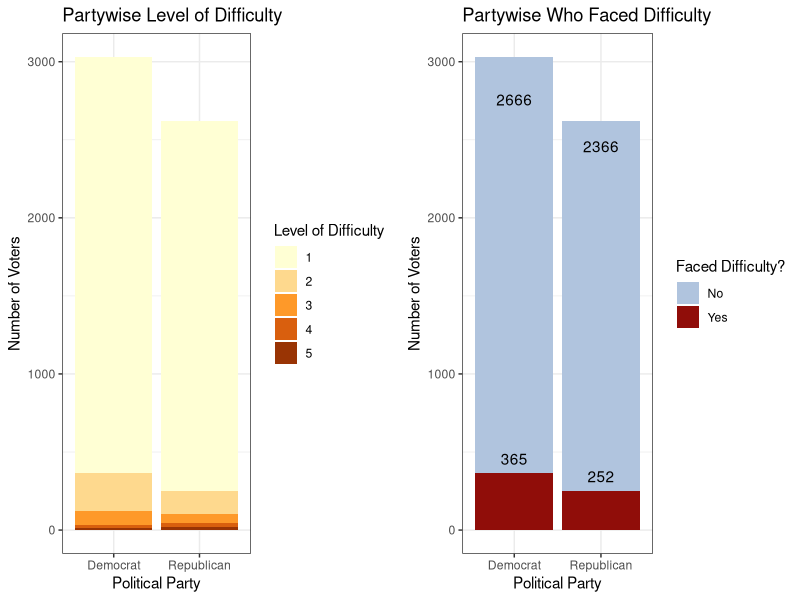

Write R code to recreate this figure.
## ---- chunk 1
knitr::opts_chunk$set(echo = TRUE)
## ---- chunk 2
install.packages("kableExtra")
## ---- chunk 3
library(plyr)
library(dplyr)
library(ggplot2) 
library(knitr)
library(tidyverse) 
library(haven)
library(gridExtra)
library(kableExtra)
theme_set(theme_bw())
options(tinytex.verbose = TRUE)
## ---- chunk 4
# The analysis consumes clean and processed data generated by a pipeline process. The process consumes a huge data set, cleans it and processes it to make it usable for the analysis. In order to have a streamlined and optimal process, we have created a data pipeline which is run once every election year and the clean and processed data is used every time the analysis is conducted. This saves us a lot of time and resources.

ANES <- read_csv("anes.csv")
head(ANES)
## ---- chunk 5
tbl <- table(ANES$Political_Party)
tbl_p <- prop.table(tbl)


df <- data.frame(tbl, tbl_p)
df <- subset(df, select=-c(Var1.1))
df <- df %>% 
  rename(
    Party = Var1,
    Frequency = Freq,
    Proportion = Freq.1,
    )

summary_table <- kable(
  df
  , digits = 2
  , caption = 'Distribution of Political Party'
  , booktabs = TRUE
  # , latex_options = "HOLD_position"
  ) %>%
kable_styling(latex_options = "HOLD_position")
summary_table

## ---- chunk 6
ANES_mean <- ANES %>%
  mutate(
    Voting_Level_Difficulty_Code = case_when(
      Voting_Level_Difficulty_Code > 1 ~ 1,
      Voting_Level_Difficulty_Code == 1 ~ 0,
      )
    )
## ---- chunk 7

plt1 <- ggplot(data = ANES_mean, aes( y = Political_Party, fill =  factor(Voting_Level_Difficulty_Code) ))  +  
    geom_bar() + coord_flip() + scale_fill_manual(values=c("#D3D3D3", "#900d09"))+ labs(title = "Partywise Who Faced Difficulty", x = "Number of Voters", y = "Political Party",fill="Level of Difficulty") + geom_text(stat='count',aes(label=..count..),vjust=-0.7)+labs( fill = "Faced Difficulty?") +scale_fill_manual(values=c("#B0C4DE", "#900d09"), labels = c("No", "Yes"))
## ---- chunk 8
plt2 <- ggplot(data = ANES, aes( y = Political_Party, fill =  factor(Voting_Level_Difficulty_Code) ))  +  
    geom_bar() + coord_flip() + scale_fill_brewer(palette = 17)+ labs(title = "Partywise Level of Difficulty", x = "Number of Voters", y = "Political Party",fill="Level of Difficulty")

## ---- chunk 9
grid.arrange(plt2, plt1, ncol=2)
## ---- chunk 10

t.test(ANES_mean$Voting_Level_Difficulty_Code ~ ANES_mean$Political_Party)
